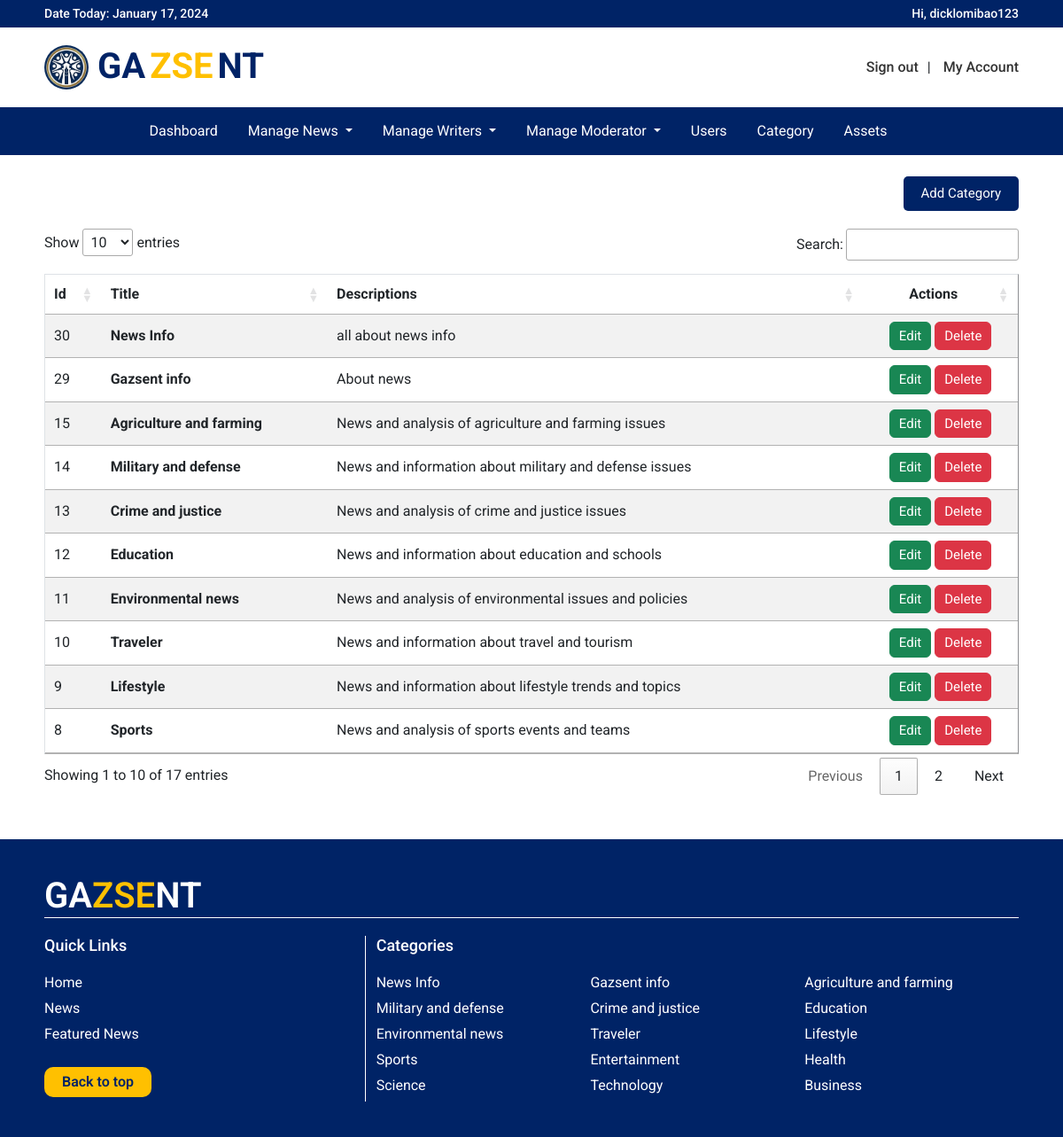
Page /pages/adminpanel/category.php (signed in) on the committed database.
### tables this page shows
CREATE TABLE `categories` (
  `id` int(11) NOT NULL,
  `title` varchar(50) NOT NULL,
  `description` varchar(300) NOT NULL
);

### classes/category_class.php (called while the page is built, shortened)
<?php
class Category extends Database
{
    function getCategoryList()
    {
        $pdo = $this->getConnection();
        $query = "SELECT * FROM categories ORDER BY id DESC";
        $statement = $pdo->prepare($query);
        $statement->execute();
        $result = $statement->fetchAll(PDO::FETCH_ASSOC);
        return $result;
    }
}

### pages/adminpanel/category.php (the view, shortened to what this page needs)
<?php
require_once "../../classes/category_class.php";
$category = new Category;
$category_list = $category->getCategoryList();
?>
<!DOCTYPE html>
<html lang="en">
<head>
    <link href="https://cdn.jsdelivr.net/npm/bootstrap@5.2.3/dist/css/bootstrap.min.css" rel="stylesheet">
    <link rel="stylesheet" href="//cdn.datatables.net/1.13.1/css/jquery.dataTables.min.css">
    <link href="../../css/body_configuration.css" rel="stylesheet">
    <link href="../../css/navbar.css" rel="stylesheet">
    <link href="../../css/category.css" rel="stylesheet">
</head>
<body>
    <?php require_once 'navbar.php'; ?>
    <div class="margin-side">
        <br>
        <div class="add-category-btn">
            <button type="button" data-bs-toggle="modal" data-bs-target="#exampleModal">
                Add Category
            </button>
        </div>
        <table class="table table-striped" id="myTable" border="1">
            <thead>
                <tr>
                    <th scope="col">Id</th>
                    <th scope="col">Title</th>
                    <th scope="col">Descriptions</th>
                    <th scope="col">
                        <center>
                            Actions
                        </center>
                    </th>
                </tr>
            </thead>
            <tbody>
                <?php foreach ($category_list as $item) { ?>
                    <tr valign="middle">
                        <td><?php echo $item['id'] ?></td>
                        <th><?php echo $item['title'] ?></td>
                        <td><?php echo $item['description'] ?></td>
                        <td>
                            <center>
                                <a href="category.php?edit=true&id=<?php echo $item['id'] ?>" class="btn btn-success">Edit</a> <a href="category.php?delete=<?php echo $item['id'] ?>" class="btn btn-danger">Delete</a>
                            </center>
                        </td>
                    </tr>
                <?php } ?>
            </tbody>
        </table>
    </div>
    <?php require_once 'footer.php' ?>
</body>
</html>

### pages/adminpanel/footer.php
<?php
require_once "../../classes/category_class.php";
$category = new Category;
$list = $category->getCategoryList();
?>
<header class="footer">
    <div class="margin-side">
        <h1>GA<span>ZSE</span>NT</h1>
        <div class="container-fluid content">
            <div class="row">
                <div class="col-md-4" style="display: grid; border-right:1px solid white">
                    <h5>Quick Links</h5>
                    <a href="../../">Home</a>
                    <a href="../site/news.php">News</a>
                    <a href="../site/featurednews.php">Featured News</a>
                    <a href="#top" class="backtotop">Back to top</a>
                </div>
                <div class="col-md-8">
                    <h5>Categories</h5>
                    <div class="row">
                        <div class="row">
                            <?php
                            $count = 0;
                            foreach ($list as $item) {
                                if ($count != 15) {
                                    echo '<div class="col-md-4"><a class="dropdown-item" href="../site/category.php?id=' . $item['id'] . '&title=' . $item['title'] . '">' . $item['title'] . '</a></div>';
                                    $count++;
                                } else
                                    break;
                            }
                            ?>
                        </div>
                    </div>
                </div>
            </div>
        </div>
    </div>
</header>

### css/body_configuration.css (style rules this page uses)
.margin-side { max-width: 1100px; margin: auto; }

### css/navbar.css (style rules this page uses)
.container-fluid { padding: 0; }
.footer { margin-top: 50px; padding: 40px 0; width: 100%; background-color: #002366; }
.footer h1 { color: white; font-weight: 600; margin-bottom: 20px; border-bottom: 1px solid white; }
.footer span { color: #FFC000; }
.footer .content h5 { color: white; font-size: 18px; margin-bottom: 20px; }
.footer .content a { margin-bottom: 5px; color: white; font-size: 16px; text-decoration: none; }
.footer .content .backtotop { padding: 5px 20px; width: fit-content; margin-top: 20px; border-radius: 10px; background-color: #FFC000; font-weight: 600; color: #002366; }

### css/category.css (style rules this page uses)
.add-category-btn { width: 100%; display: flex; justify-content: end; margin-bottom: 20px; }
.add-category-btn button { text-decoration: none; background-color: #002366; color:white; padding: 8px 20px; border-radius: 5px; font-size: 15px; border: 0; }
.btn-success, .btn-danger { font-size: 15px; padding: 4px 10px; }

### rows in the picture
categories: id "30", title "News Info", description "all about news info"
categories: id "29", title "Gazsent info", description "About news"
categories: id "15", title "Agriculture and farming", description "News and analysis of agriculture and farming issues"
categories: id "14", title "Military and defense", description "News and information about military and defense issues"
categories: id "13", title "Crime and justice", description "News and analysis of crime and justice issues"
categories: id "12", title "Education", description "News and information about education and schools"
categories: id "11", title "Environmental news", description "News and analysis of environmental issues and policies"
categories: id "10", title "Traveler", description "News and information about travel and tourism"
categories: id "9", title "Lifestyle", description "News and information about lifestyle trends and topics"
categories: id "8", title "Sports", description "News and analysis of sports events and teams"
categories: title "Entertainment"
categories: title "Health"
categories: title "Science"
categories: title "Technology"
categories: title "Business"

### other values in the picture
$_SESSION['username'] "dicklomibao123"
